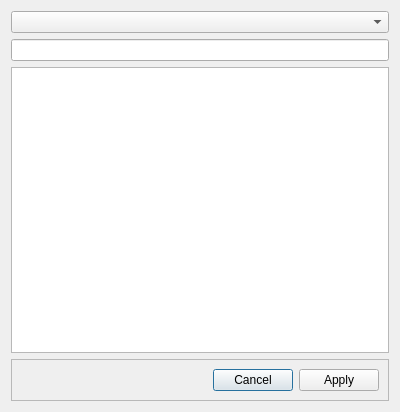
<?xml version="1.0" encoding="UTF-8"?>
<ui version="4.0">
 <class>Dialog</class>
 <widget class="QDialog" name="Dialog">
  <property name="geometry">
   <rect>
    <x>0</x>
    <y>0</y>
    <width>400</width>
    <height>412</height>
   </rect>
  </property>
  <property name="windowTitle">
   <string>Dialog</string>
  </property>
  <layout class="QVBoxLayout" name="verticalLayout">
   <item>
    <widget class="QComboBox" name="dialog_comboBox_1"/>
   </item>
   <item>
    <widget class="QLineEdit" name="name_filter"/>
   </item>
   <item>
    <widget class="QTableWidget" name="select_from_list_data_list_table">
     <property name="acceptDrops">
      <bool>false</bool>
     </property>
     <property name="dragEnabled">
      <bool>false</bool>
     </property>
     <property name="dragDropMode">
      <enum>QAbstractItemView::NoDragDrop</enum>
     </property>
    </widget>
   </item>
   <item>
    <widget class="QFrame" name="frame">
     <property name="frameShape">
      <enum>QFrame::StyledPanel</enum>
     </property>
     <property name="frameShadow">
      <enum>QFrame::Raised</enum>
     </property>
     <layout class="QHBoxLayout" name="horizontalLayout">
      <item>
       <spacer name="horizontalSpacer">
        <property name="orientation">
         <enum>Qt::Horizontal</enum>
        </property>
        <property name="sizeHint" stdset="0">
         <size>
          <width>177</width>
          <height>20</height>
         </size>
        </property>
       </spacer>
      </item>
      <item>
       <widget class="QPushButton" name="select_from_list_cansel_button">
        <property name="text">
         <string>Cancel</string>
        </property>
       </widget>
      </item>
      <item>
       <widget class="QPushButton" name="select_from_list_apply_button">
        <property name="text">
         <string>Apply</string>
        </property>
       </widget>
      </item>
     </layout>
    </widget>
   </item>
  </layout>
 </widget>
 <resources/>
 <connections/>
</ui>
